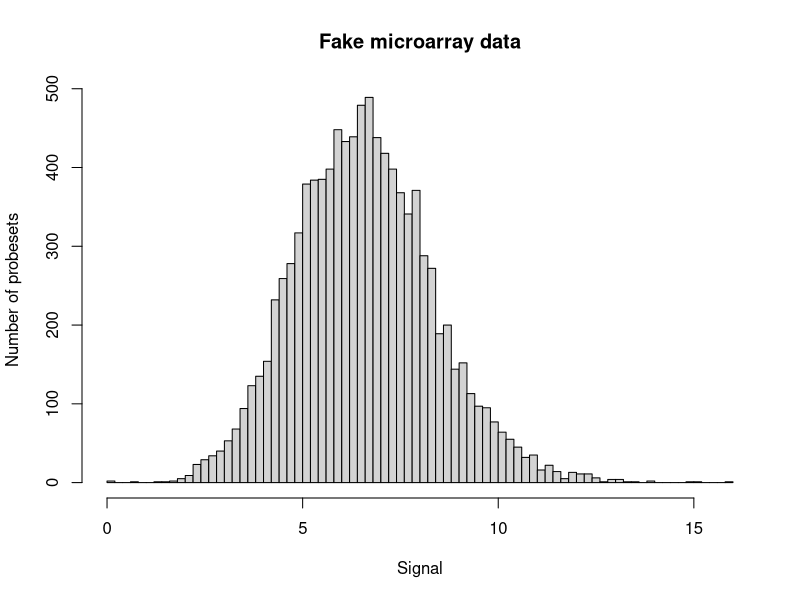
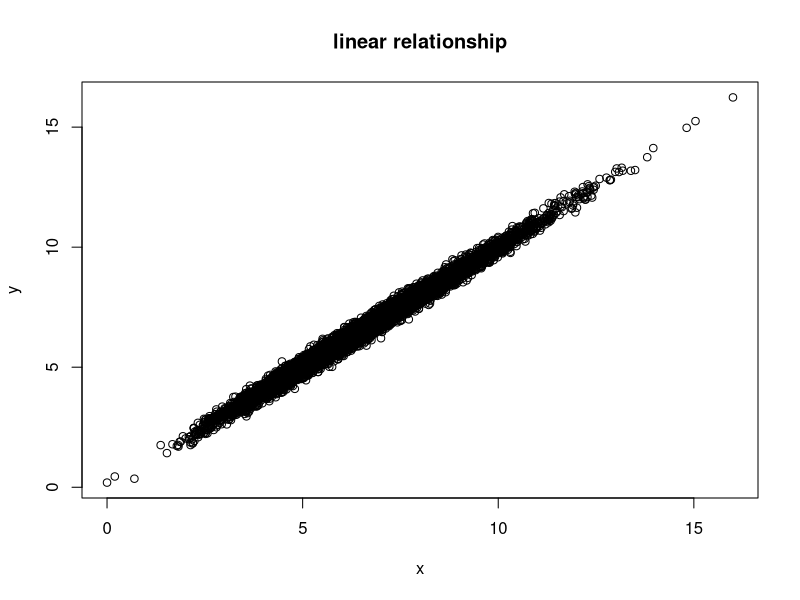
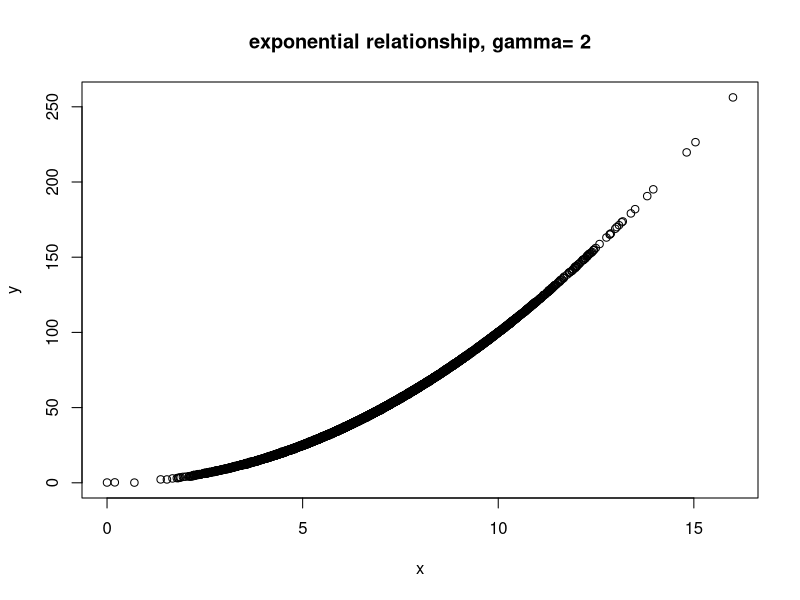
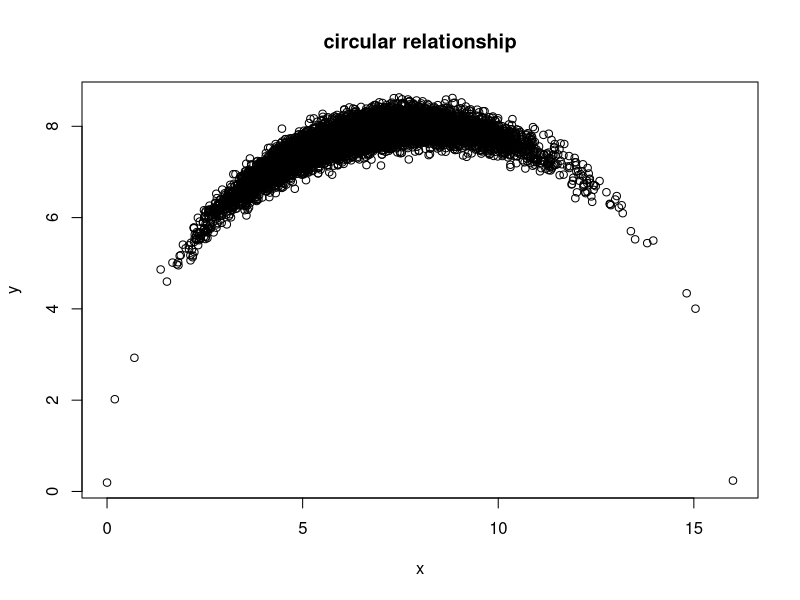

R code for these plots, in order:
################################################################
##
## Compare the properties of Pearson, spearman correlation + mutual
## information.
##
## TO DO/ compute mutual information and see if it assigns a higher score to the circular relationship

################################################################
##
## Study case #1: when the relationship is linear, Pearson and
## Spearman detect it equally well.
##
## Generate a data set with linear relationship: y = x + some.noise
n <- 10000
noise.sd <- 0.2

## Generate a data set that roughly mimics the distribution of affymetrix log-transformed data (range between 2 and 16, asymmetry)
x <- sqrt((abs(rnorm(mean=10,sd=2, n=n))))
x <- 16*(max(x) -x) / (max(x)  - min(x))
hist(x, breaks=100, main='Fake microarray data', xlab='Signal', ylab='Number of probesets')

some.noise <- rnorm(mean=0,sd=noise.sd, n=n)
y <- x + some.noise

## plot x,y
x11(width=7, height=7)
plot(x,y, main='linear relationship')

## Compute Pearson's correlation
print(cor.pearson <- cor(x,y, method="pearson"))
print(cor.spearman <- cor(x,y, method="spearman"))

################################################################
## Study case 2: when the datasets are related by a non-linear
## relationship, Spearman detects it well,

gamma <- 2
y <- x^gamma + some.noise

## plot x,y
x11(width=7, height=7)
plot(x,y, main=paste('exponential relationship, gamma=', gamma))

## Compute Pearson's correlation
print(cor.pearson <- cor(x,y, method="pearson"))
print(cor.spearman <- cor(x,y, method="spearman"))


################################################################
## generate a data set that is not monotonous
r <- (max(x) - min(x))/2
y <- sqrt(r^2 - (x-r)^2) + some.noise

## plot x,y
x11(width=7, height=7)
plot(x,y, main='circular relationship')

## Compute Pearson's correlation
print(cor.pearson <- cor(x,y, method="pearson"))
print(cor.spearman <- cor(x,y, method="spearman"))
